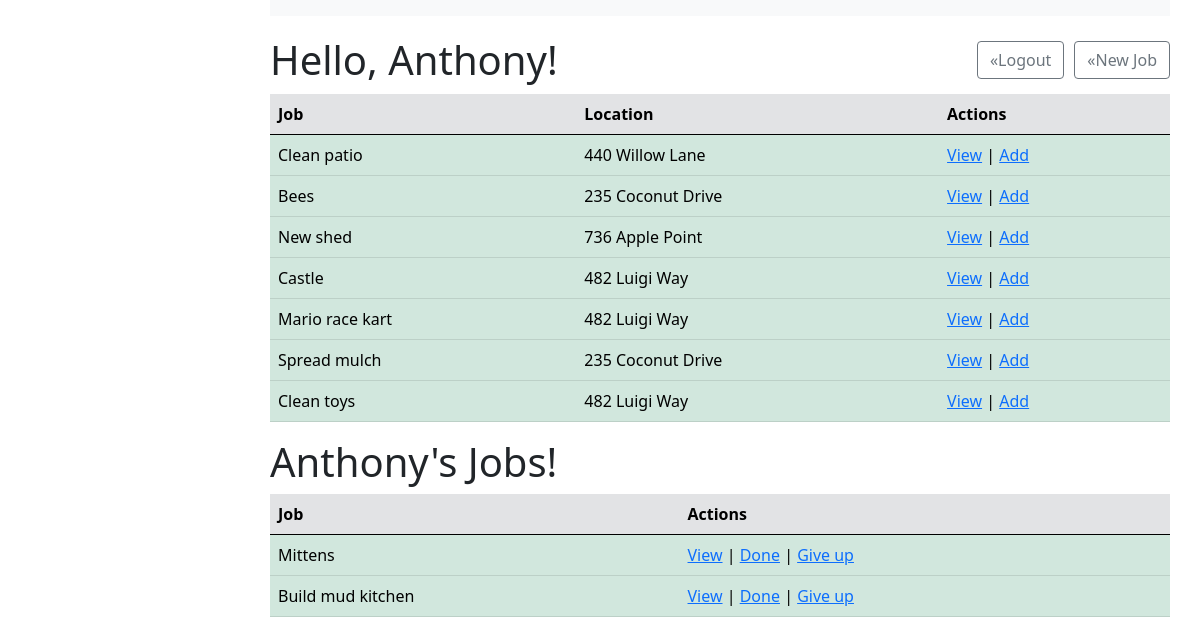
Page /user/hello (signed in) on the committed database.
### helper_app/models.py (models this page shows)
class User(models.Model):
    first_name = models.CharField(max_length=50)
    last_name = models.CharField(max_length=50)
    email = models.CharField(max_length=50)
    password = models.CharField(max_length=50)
    created_at = models.DateTimeField(auto_now_add=True)
    updated_at = models.DateTimeField(auto_now=True)
    objects  = UserManager()

class Job(models.Model):
    title = models.CharField(max_length=50)
    description = models.CharField(max_length=255)
    location = models.CharField(max_length=255)
    category = models.CharField(max_length=50)
    user_job = models.ForeignKey(User, related_name="user_jobs", on_delete=models.CASCADE)
    added_job = models.ManyToManyField(User, related_name="added_jobs")
    created_at = models.DateTimeField(auto_now_add=True)
    updated_at = models.DateTimeField(auto_now=True)
    objects = JobManager()

### helper_app/views.py (the view)
# urls.py: path('user/hello', views.dashboard),
def dashboard(request):
    logged_user = User.objects.get(id=request.session['logged_user'])
    context = {
        'logged_user': logged_user,
        'all_jobs': Job.objects.filter(~Q(added_job=request.session['logged_user'])),
        'logged_user_jobs': Job.objects.filter(added_job = request.session['logged_user'])
        }
    return render(request, 'jobs.html', context)

### helper_app/templates/jobs.html (shortened to what this page needs)
<!DOCTYPE html>
<html lang="en">
<head>
    {% load static %}
<link rel="stylesheet" href="{% static 'css/helper.css' %}"/>
<link href="https://cdn.jsdelivr.net/npm/bootstrap@5.0.0-beta3/dist/css/bootstrap.min.css" rel="stylesheet">
</head>
<body>
    <div id="hello">
    <nav class="navbar navbar-light bg-light"></nav>
    <h1>Hello, {{logged_user.first_name}}!</h1>
    <a href="/user/job" class="btn btn-outline-secondary" role="button">&#171;New Job</a>
    <a type="button" class="btn btn-outline-secondary" href="/user/logout">&#171;Logout</a>
    </div>
    <div id="table">
    <table class="table table-hover table-success">
        <thead class="table-secondary">
        <tr>
            <th>Job</th>
            <th>Location</th>
            <th>Actions</th>
        </tr>
        </thead>
        <tbody>
            {% for job in all_jobs reversed %}
            <tr>
            <td>{{job.title}}</a></td>
            <td>{{job.location}}</td>
            <td><a href="/job/{{job.id}}/view">View</a>
            <span> | </span><a href="/add/{{job.id}}/job">Add</a></td>
        </tr>
        {% endfor %}
        </tbody>
    </table>
    </div>
    <div id="table">
        <h1>{{logged_user.first_name}}'s Jobs!</h1>
        <table class="table table-hover table-success">
            <thead class="table-secondary">
            <tr>
                <th>Job</th>
                <th>Actions</th>
            </tr>
            </thead>
            <tbody>
                {% for job in logged_user.added_jobs.all reversed %}
                <tr>
                    <td>{{job.title}}</td>
                    <td>
                        <a href="/job/{{job.id}}/view">View</a><span> | </span>
                        <a href="/remove/{{job.id}}">Done</a><span> | </span>
                        <a href="/give/{{job.id}}/job">Give up</a>
                    </td>
                </tr>
            {% endfor %}
            </tbody>
        </table>
        </div>
</body>
</html>

### helper_app/static/css/helper.css (style rules this page uses)
* { margin:0; padding:0; }
h1 { display: block; margin-bottom: 20px; }
#hello h1 { margin:20px 0 10px 0px; display: inline-block; }
#hello { width:900px; margin-left:270px; }
#hello a { float: right; margin: 25px 0px 0 10px; }
#table { width:900px; margin-left: 270px; }

### rows in the picture
User: first_name "Anthony"
Job: title "Clean patio", location "440 Willow Lane"
Job: title "Bees", location "235 Coconut Drive"
Job: title "New shed", location "736 Apple Point"
Job: title "Castle", location "482 Luigi Way"
Job: title "Mario race kart", location "482 Luigi Way"
Job: title "Spread mulch", location "235 Coconut Drive"
Job: title "Clean toys", location "482 Luigi Way"
Job: title "Mittens"
Job: title "Build mud kitchen"
